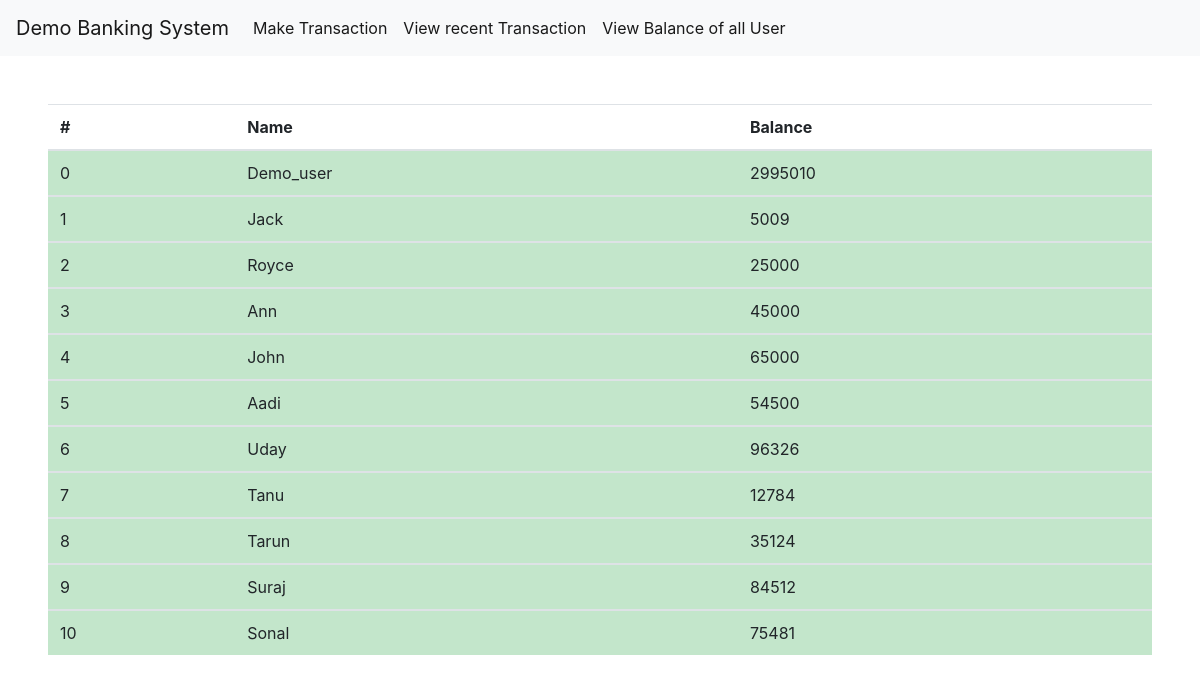
Page /bal.php on the committed database.
### tables this page shows
CREATE TABLE IF NOT EXISTS `info` (
  `id` int(11) NOT NULL AUTO_INCREMENT,
  `name` varchar(255) NOT NULL,
  `bal` int(255) NOT NULL,
  PRIMARY KEY (`id`)
);

### bal.php (the view, shortened to what this page needs)
<?php
include 'header.php';
include 'boot.php';
include 'regdb.php';
?>
<!DOCTYPE html>
<html>
<head>
</head>
<body>
<?php
		$query =" select * from info";
		$q = mysqli_query($conn,$query);
		$count=0;
?>
<div class="mx-auto" >
	<div class="w-100 p-5" >
		<div class="table-responsive">
			<table class="table table-striped">
			  <thead>
			    <tr>
			      <th scope="col">#</th>
			      <th scope="col">Name</th>
			      <th scope="col">Balance</th>
			    </tr>
			  </thead>
				<?php
				if ($q) {
					foreach ($q as $row) {
					?>
			  <tbody>
			    <tr>
			      <td class="table-success"><?php echo $count++; ?></th>
			      <td class="table-success"><?php echo $row['name']; ?> </td>
			      <td class="table-success"><?php echo $row['bal']; ?> </td>
			      </td>
			</tr>
		<?php }}?>
		</tbody>
	</table>
</div>
</div>
</div>
			      	</body>
</html>

### header.php (shortened to what this page needs)
<nav class="navbar navbar-expand-lg navbar-light bg-light">
  <a class="navbar-brand" href="index.php">Demo Banking System</a>
  <div class="collapse navbar-collapse" id="navbarSupportedContent">
    <ul class="navbar-nav mr-auto">
            <li class="nav-item active">
        <a class="nav-link" href="trans.php">Make Transaction <span class="sr-only"></span></a>
      </li>
  <li class="nav-item active">
        <a class="nav-link" href="view.php">View recent Transaction <span class="sr-only"></span></a>
      </li>
    <li class="nav-item active">
        <a class="nav-link" href="bal.php">View Balance of all User <span class="sr-only"></span></a>
      </li>
    </ul>
  </div>
</nav>

### boot.php (shortened to what this page needs)
<link rel="stylesheet" href="https://maxcdn.bootstrapcdn.com/bootstrap/4.0.0/css/bootstrap.min.css">

### rows in the picture
info: name "Demo_user", bal "2995010"
info: name "Jack", bal "5009"
info: name "Royce", bal "25000"
info: name "Ann", bal "45000"
info: name "John", bal "65000"
info: name "Aadi", bal "54500"
info: name "Uday", bal "96326"
info: name "Tanu", bal "12784"
info: name "Tarun", bal "35124"
info: name "Suraj", bal "84512"
info: name "Sonal", bal "75481"
